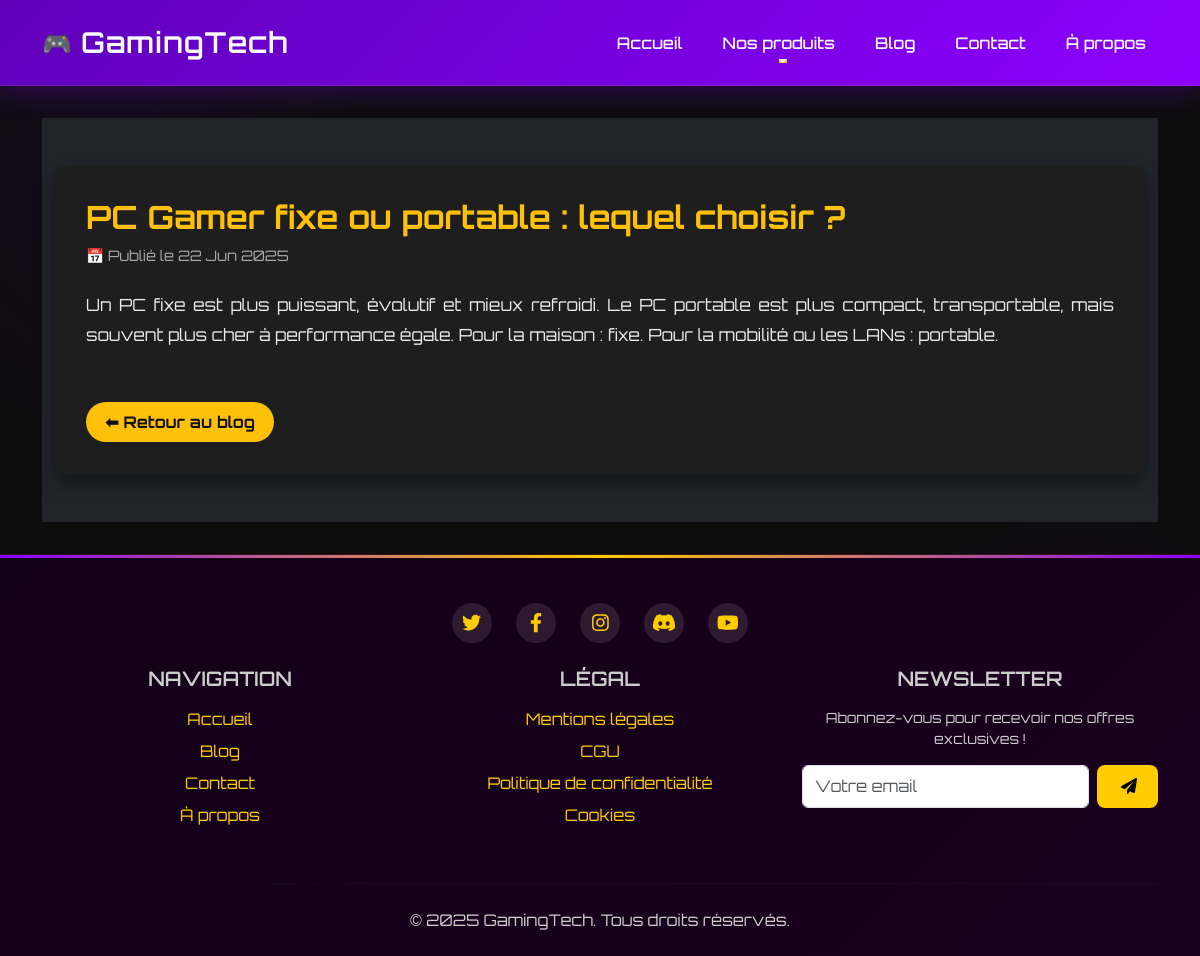
Page /blog/article/2/ on the committed database.
### core/models.py (models this page shows, shortened)
class Article(models.Model):
    title = models.CharField(max_length=200)
    summary = models.TextField()
    content = models.TextField()
    published_at = models.DateField(auto_now_add=True)
    image_url = models.URLField(blank=True, null=True)  # ✅ image ajoutée

### core/views.py (the view)
# urls.py: path('blog/article/<int:article_id>/', views.article_detail, name='article_detail'),
def article_detail(request, article_id):
    article = get_object_or_404(Article, pk=article_id)
    return render(request, 'article_detail.html', {'article': article})

### core/context_processors.py (called while the page is built)
def categories(request):
    return {
        'all_categories': Category.objects.all()
    }

### templates/article_detail.html (shortened to what this page needs)
{% extends "base.html" %}
{% block content %}
<section class="py-5 bg-dark">
  <div class="container">
    <div class="article-container">
      <h1 class="article-title">{{ article.title }}</h1>
      <p class="article-meta">📅 Publié le {{ article.published_at|date:"d M Y" }}</p>
      <div class="article-content">
        {{ article.content|linebreaks }}
      </div>
      <a href="{% url 'blog' %}" class="back-link">⬅ Retour au blog</a>
    </div>
  </div>
</section>
{% endblock %}

### templates/base.html (style rules this page uses)
:root { --primary: #8c00ff; --primary-dark: #5f00ba; --secondary: #ffcc00; --dark: #0d0d0d; --darker: #0a0a0a; --light: #f8f9fa; --card-bg: #1a1a2e; }
body { background-color: var(--dark); color: var(--light); min-height: 100vh; font-family: 'Orbitron', sans-serif; display: flex; flex-direction: column; background-image: radial-gradient(circle at 10% 20%, rgba(92, 0, 184, 0.1) 0%, transparent 20%), radial-gradient(circle at 90% 80%, rgba(140, 0, 255, 0.1) 0%, transparent 20%); }
h1, h2, h3, h4, h5, h6, .navbar-brand, .btn { font-family: 'Orbitron', sans-serif; font-weight: 600; }

### templates/article_detail.html (style rules this page uses)
.article-container { background-color: #1e1e1e; color: #eaeaea; padding: 2rem; border-radius: 0.75rem; box-shadow: 0 10px 20px rgba(0, 0, 0, 0.4); }
.article-title { font-size: 2rem; font-weight: 700; color: #ffc107; }
.article-meta { font-size: 0.9rem; color: #aaa; margin-bottom: 1.5rem; }
.article-content p { line-height: 1.8; margin-bottom: 1.2rem; font-size: 1.05rem; text-align: justify; }
.back-link { margin-top: 2rem; display: inline-block; background-color: #ffc107; color: #111; font-weight: bold; padding: 0.5rem 1.2rem; border-radius: 2rem; transition: background-color 0.3s ease; text-decoration: none; }

### rows in the picture
Article: title "PC Gamer fixe ou portable : lequel choisir ?", published_at "22 Jun 2025", content "Un PC fixe est plus puissant, évolutif et mieux refroidi. Le PC portable est plus compact, transportable, mais souvent plus cher à performance égale. Pour la maison : fixe. Pour la mobilité ou les LANs : portable."
